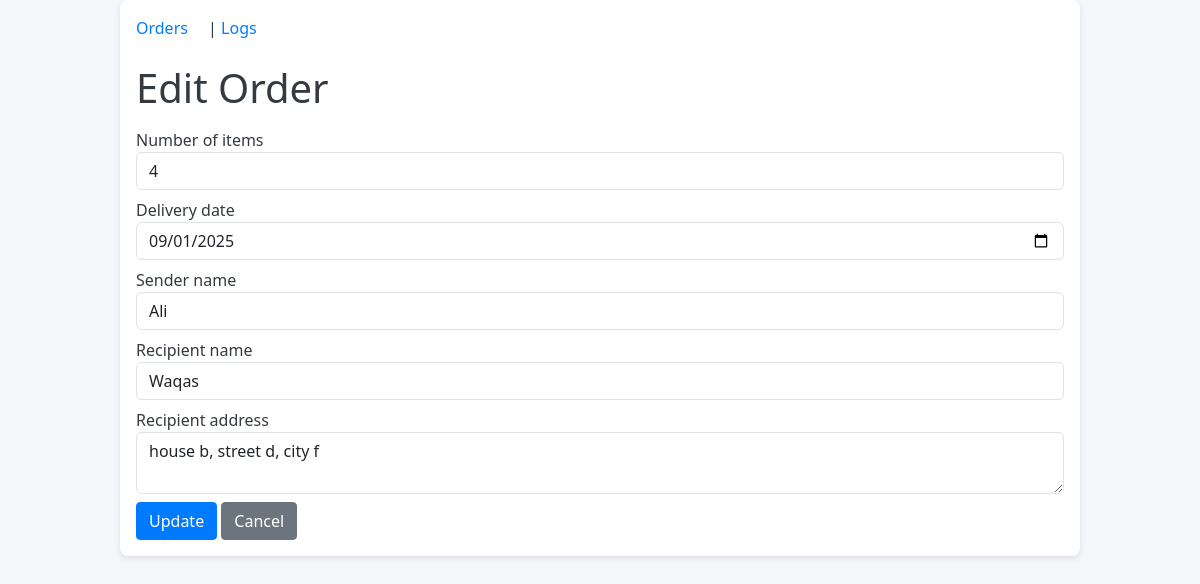
/orders/2/edit, run on the app's committed database.
### models.py (models this page shows)
class Order(db.Model):
    id = db.Column(db.Integer, primary_key=True)
    num_items = db.Column(db.Integer, nullable=False)
    delivery_date = db.Column(db.Date, nullable=False)
    sender_name = db.Column(db.String(128), nullable=False)
    recipient_name = db.Column(db.String(128), nullable=False)
    recipient_address = db.Column(db.String(256), nullable=False)
    status = db.Column(db.String(20), default='Ongoing')
    logs = db.relationship('ActionLog', backref='order', lazy=True)

### app.py (the view, shortened to what this page needs)
@app.route('/orders/<int:id>/edit', methods=['GET','POST'])
def edit_order(id):
    o = Order.query.get_or_404(id)
    return render_template('order_form.html', order=o)

### templates/order_form.html (shortened to what this page needs)
{% extends 'base.html' %}
{% block content %}
<h1>{{ 'Edit' if order else 'New' }} Order</h1>
<form method="post">
  <div class="mb-2">
    <label>Number of items</label>
    <input name="num_items" type="number" class="form-control"
           value="{{ order.num_items if order else '' }}" required>
  </div>
  <div class="mb-2">
    <label>Delivery date</label>
    <input name="delivery_date" type="date" class="form-control"
           value="{{ order.delivery_date if order else '' }}" required>
  </div>
  <div class="mb-2">
    <label>Sender name</label>
    <input name="sender_name" class="form-control"
           value="{{ order.sender_name if order else '' }}" required>
  </div>
  <div class="mb-2">
    <label>Recipient name</label>
    <input name="recipient_name" class="form-control"
           value="{{ order.recipient_name if order else '' }}" required>
  </div>
  <div class="mb-2">
    <label>Recipient address</label>
    <textarea name="recipient_address" class="form-control"
              required>{{ order.recipient_address if order else '' }}</textarea>
  </div>
  <button class="btn btn-primary">
    {{ 'Update' if order else 'Create' }}
  </button>
  <a class="btn btn-secondary" href="{{ url_for('list_orders') }}">
    Cancel
  </a>
</form>
{% endblock %}

### static/style.css (style rules this page uses)
body { background-color: #f4f6f9; font-family: 'Segoe UI', Tahoma, Geneva, Verdana, sans-serif; color: #343a40; }
h1 { margin-bottom: 1rem; }
.btn { border-radius: 0.25rem; transition: background-color 0.2s ease; }
.btn-primary { background-color: #007bff; border-color: #007bff; }

### data on the page
Order: num_items "4", delivery_date "09/01/2025", sender_name "Ali", recipient_name "Waqas", recipient_address "house b, street d, city f"

### other printed values
{{ 'Edit' if order else 'New' }} "Edit"
{{ 'Update' if order else 'Create' }} "Update"
